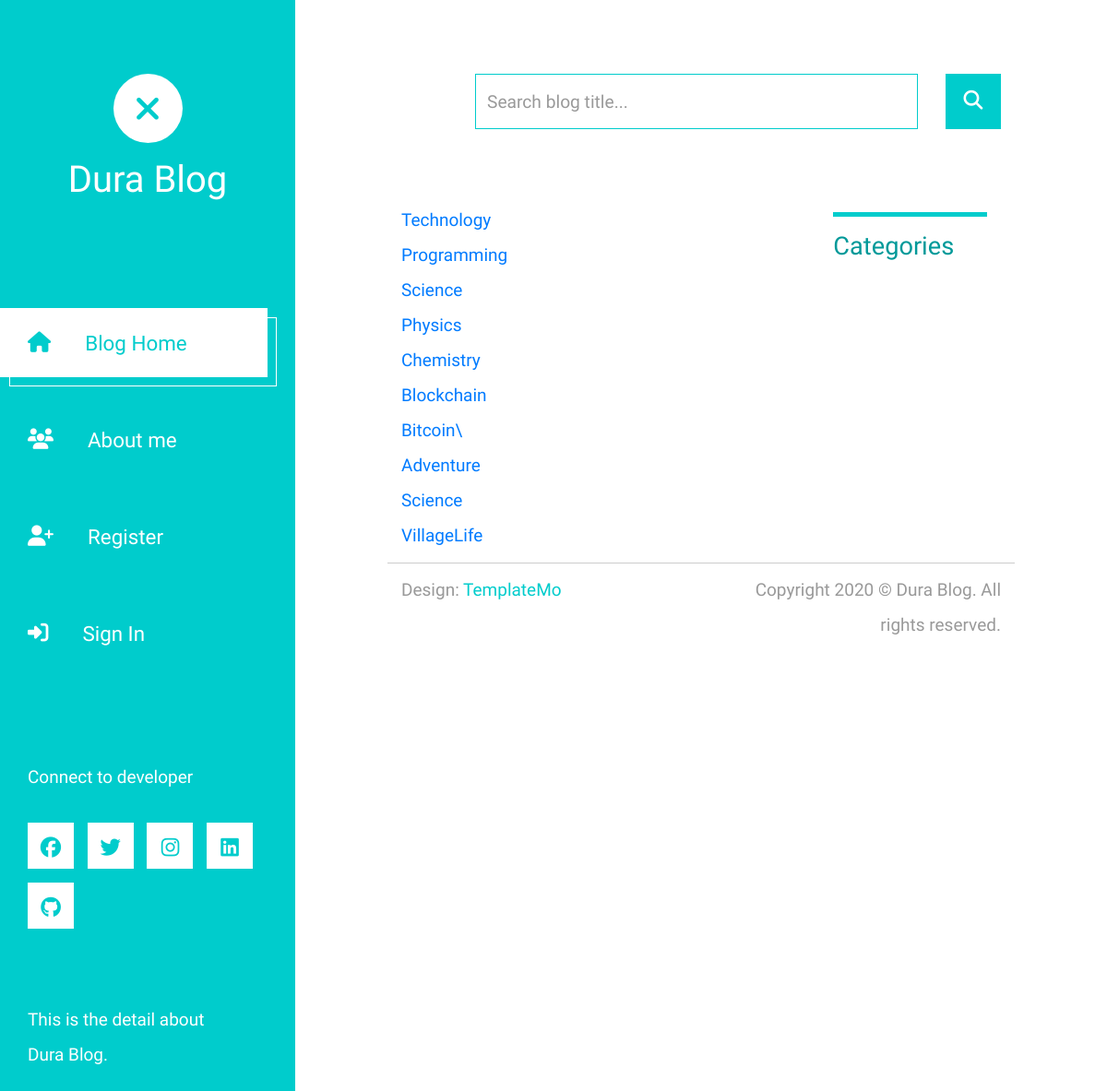
Screenshot of /blogs/category/ with the database file from the repository.
### blog/models.py (models this page shows, shortened)
class Category(models.Model):
    name=models.CharField(max_length=50)

### blog/views.py (the view)
# urls.py: path('blogs/category/', view_allCategory, name='view_allCategory'),
def view_allCategory(request):
    categories = Category.objects.all()
    context = {'page_title': 'All Category', 'category': categories}
    return render(request, 'categorys.html', context)

### blog/templates/categorys.html
{% extends 'base.html' %}
{% block content %}
{% for c in category %}
<a href="{% url 'view_aCategory' c.id %}">{{c.name}}</a><br>
{% endfor %}
{% endblock content %}

### rows the page displays
Category: name "Technology"
Category: name "Programming"
Category: name "Science"
Category: name "Physics"
Category: name "Chemistry"
Category: name "Blockchain"
Category: name "Bitcoin\\"
Category: name "Adventure"
Category: name "Science"
Category: name "VillageLife"
